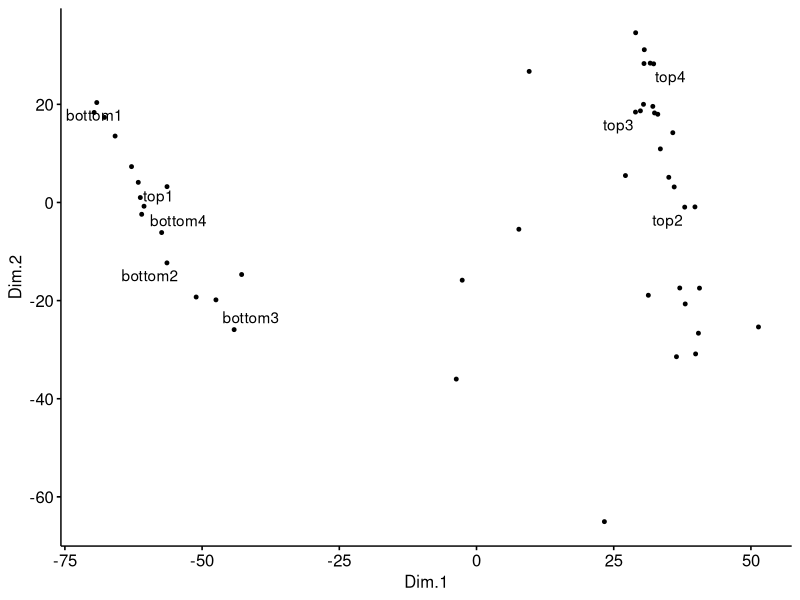

R code for this plot: (Note: this script raises an error after producing the figure.)
## ---- chunk 1
df <- read.csv("stage1_bogota3_edge.csv")
df
## ---- chunk 2
# add the rownames as a proper column
rownames(df) <- NULL
df
## ---- chunk 3
vec <- colnames(df)
vec <- vec[-1]
vec
## ---- chunk 4
library(dplyr, warn.conflicts = FALSE)
library(ggpubr)
#> Loading required package: ggplot2
library(ggrepel)

# Cmpute MDS
mds <- swiss %>%
  dist() %>%
  cmdscale() %>%
  as_tibble()
#> Warning: The `x` argument of `as_tibble.matrix()` must have unique column names if
#> `.name_repair` is omitted as of tibble 2.0.0.
#> ℹ Using compatibility `.name_repair`.
colnames(mds) <- c("Dim.1", "Dim.2")

mds$label <- colnames(df)

# Plot MDS
ggscatter(mds,
  x = "Dim.1", y = "Dim.2",
  size = 1, repel = TRUE
) +
  ggrepel::geom_text_repel(
    aes(label = if_else(label %in% c('top1', 'top2', 'top3', "top4", "bottom1", "bottom2", "bottom3", "bottom4"), label, ""))
  )

## ---- chunk 5
df <- read.csv("stage4_bogota3_edge.csv")
df
## ---- chunk 6
# K-means clustering
clust <- kmeans(mds, 3)$cluster %>%
  as.factor()
mds <- mds %>%
  mutate(groups = clust)
# Plot and color by groups
ggscatter(mds, x = "Dim.1", y = "Dim.2", 
          label = rownames(df),
          color = "groups",
          palette = "jco",
          title = "Stage 4 Full Transparency", 
          size = 1, 
          ellipse = TRUE,
          ellipse.type = "convex",
          repel = TRUE)
## ---- chunk 7
df <- read.csv("stage1_bogota0_edge.csv")
df
## ---- chunk 8
# Load required packages
library(magrittr)
library(dplyr)
library(ggpubr)
# Cmpute MDS
mds <- df %>%
  dist() %>%          
  cmdscale() %>%
  as_tibble()
colnames(mds) <- c("Dim.1", "Dim.2")
# Plot MDS
ggscatter(mds, x = "Dim.1", y = "Dim.2", 
          label = rownames(df),
          title = "Stage 1 No Transparency", 
          size = 1,
          repel = TRUE)
## ---- chunk 9
# K-means clustering
clust <- kmeans(mds, 3)$cluster %>%
  as.factor()
mds <- mds %>%
  mutate(groups = clust)
# Plot and color by groups
ggscatter(mds, x = "Dim.1", y = "Dim.2", 
          label = rownames(df),
          color = "groups",
          palette = "jco",
          title = "Stage 1 No Transparency", 
          size = 1, 
          ellipse = TRUE,
          ellipse.type = "convex",
          repel = TRUE)
## ---- chunk 10
df <- read.csv("stage2_bogota3_edge.csv")
df

## ---- chunk 11
# Load required packages
library(magrittr)
library(dplyr)
library(ggpubr)
# Cmpute MDS
mds <- df %>%
  dist() %>%          
  cmdscale() %>%
  as_tibble()
colnames(mds) <- c("Dim.1", "Dim.2")
# Plot MDS
ggscatter(mds, x = "Dim.1", y = "Dim.2", 
          label = rownames(df),
          size = 1,
          repel = TRUE)
## ---- chunk 12
# K-means clustering
clust <- kmeans(mds, 3)$cluster %>%
  as.factor()
mds <- mds %>%
  mutate(groups = clust)
# Plot and color by groups
ggscatter(mds, x = "Dim.1", y = "Dim.2", 
          label = rownames(df),
          color = "groups",
          palette = "jco",
          size = 1, 
          ellipse = TRUE,
          ellipse.type = "convex",
          repel = TRUE)
## ---- chunk 13
df <- read.csv("stage2_bogota0_edge.csv")
df
## ---- chunk 14
# Load required packages
library(magrittr)
library(dplyr)
library(ggpubr)
# Cmpute MDS
mds <- df %>%
  dist() %>%          
  cmdscale() %>%
  as_tibble()
colnames(mds) <- c("Dim.1", "Dim.2")
# Plot MDS
ggscatter(mds, x = "Dim.1", y = "Dim.2", 
          label = rownames(df),
          size = 1,
          repel = TRUE)
## ---- chunk 15
# K-means clustering
clust <- kmeans(mds, 3)$cluster %>%
  as.factor()
mds <- mds %>%
  mutate(groups = clust)
# Plot and color by groups
ggscatter(mds, x = "Dim.1", y = "Dim.2", 
          label = rownames(df),
          color = "groups",
          palette = "jco",
          size = 1, 
          ellipse = TRUE,
          ellipse.type = "convex",
          repel = TRUE)
## ---- chunk 16
df <- read.csv("stage4_bogota0_edge.csv")
df
## ---- chunk 17
# K-means clustering
clust <- kmeans(mds, 3)$cluster %>%
  as.factor()
mds <- mds %>%
  mutate(groups = clust)
# Plot and color by groups
ggscatter(mds, x = "Dim.1", y = "Dim.2", 
          label = rownames(df),
          color = "groups",
          palette = "jco",
          title = "Stage 4 No Transparency", 
          size = 1, 
          ellipse = TRUE,
          ellipse.type = "convex",
          repel = TRUE)
